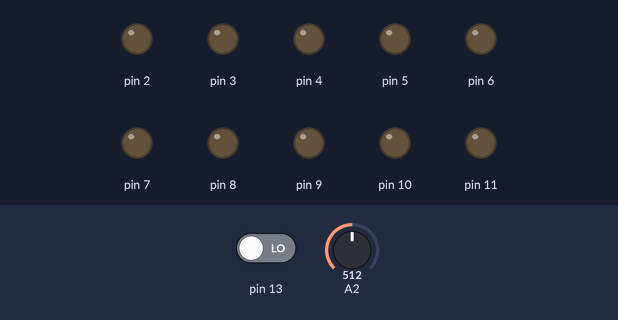
The sketch below on a simulated Arduino Uno, built with avr-gcc and run on an emulated ATmega328P. Parts: output pins drawn as LEDs (lit = HIGH). The inputs (shaded band) are chosen by the test bench; at power-on: pin 13 LOW, A2 = 512.

Above: at 0.05 s.
At 0.35 s:
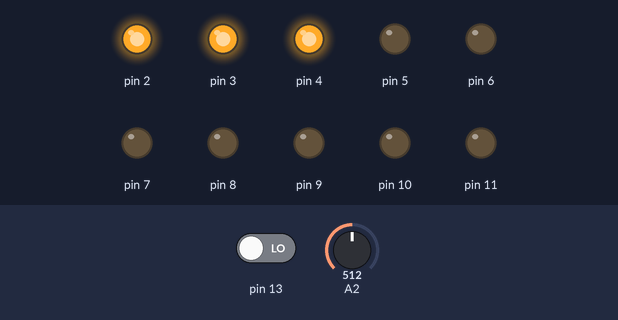
At 0.75 s:
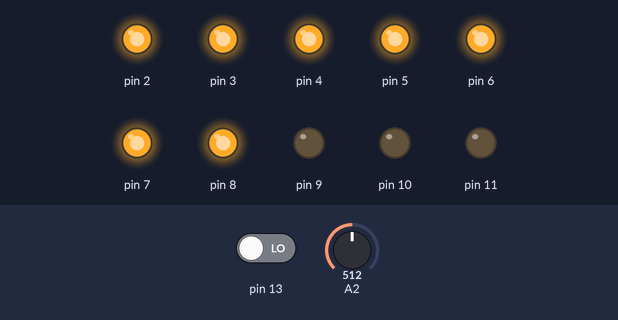
At 1.45 s:
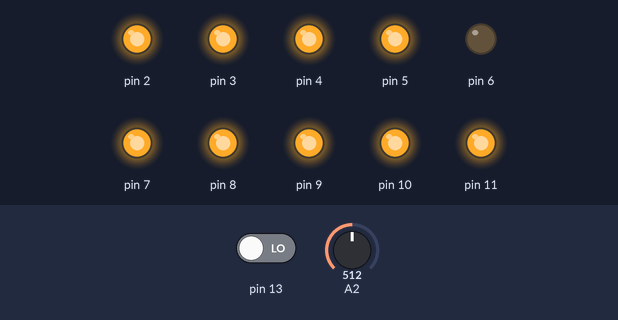
At 2.15 s:
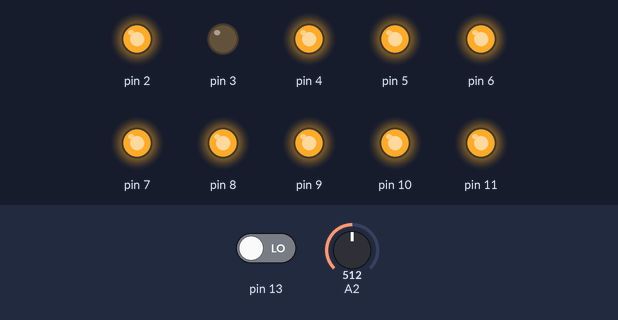
At 2.85 s:
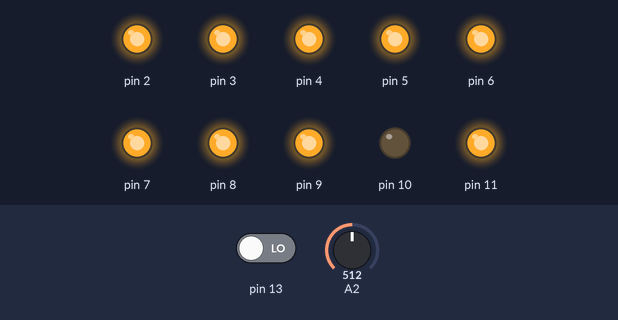
Timing chart, 0 to 3.1 s (numbered marks = the images above):
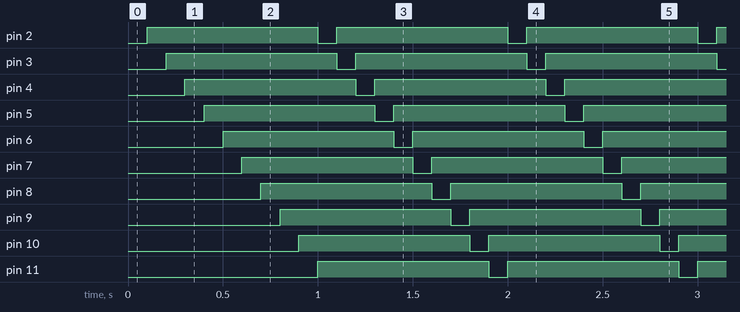

Measured:
- by itself, pin 2–11: alternates HIGH for 0.90 s and LOW for 0.10 s

The sketch:

LedsUpInverted.ino
```cpp
unsigned long previousMillis = 0;        // will store last time LED was updated
const long interval = 100;           // interval at which to blink (milliseconds)
bool ledState = LOW;             // ledState used to set the LED

void setup() {
  for(byte ledPin = 2; ledPin <= 11; pinMode(ledPin++, OUTPUT));
}

void loop() {
  static int ledPin =  2;
  unsigned long currentMillis = millis();
  if (currentMillis - previousMillis >= interval) {
    previousMillis = currentMillis;

    turnOffLed(ledPin); //if(ledPin == 11) turnOffAllLeds();
    ledPin = funcPos(ledPin);
    turnOnLed(ledPin);
  }
  analogRead(A2);
  blink(13);
}

void turnOnLed(byte ledPin){
  //if(ledPin>=2 && ledPin<=12)
    digitalWrite(ledPin, ledState);
}

void turnOffLed(byte ledPin){
  //if(ledPin>=2 && ledPin<=12)
    digitalWrite(ledPin, !ledState);
}

void turnOffAllLeds() {
  for(byte pin = 2; pin <= 11; pin++)//;
    digitalWrite(pin,!ledState);
}

int funcPos(int pos){
  pos+= 1;
  //pos+= -1;

  if(pos > 11) pos = 2;
  if(pos < 2) pos = 11;
  return pos;
}

void blink(byte const pin){
  static short counter;
  if(!counter--) digitalWrite(pin,!digitalRead(pin));
}
```
